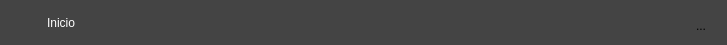
     <widget class="QWidget" name="superior_bar" native="true">
      <property name="minimumSize">
       <size>
        <width>0</width>
        <height>45</height>
       </size>
      </property>
      <property name="maximumSize">
       <size>
        <width>16777215</width>
        <height>45</height>
       </size>
      </property>
      <property name="styleSheet">
       <string notr="true">background-color: rgb(68, 68, 68);/*rgb(77, 77, 127);*/</string>
      </property>
      <layout class="QGridLayout" name="gridLayout_18">
       <item row="0" column="2">
        <spacer name="horizontalSpacer_2">
         <property name="orientation">
          <enum>Qt::Horizontal</enum>
         </property>
         <property name="sizeHint" stdset="0">
          <size>
           <width>605</width>
           <height>20</height>
          </size>
         </property>
        </spacer>
       </item>
       <item row="0" column="1">
        <widget class="QLabel" name="section_name">
         <property name="styleSheet">
          <string notr="true">font: 18pt &quot;Segoe UI&quot;;
color: rgb(255, 255, 255);</string>
         </property>
         <property name="text">
          <string>Inicio</string>
         </property>
        </widget>
       </item>
       <item row="0" column="3">
        <widget class="QToolButton" name="go_back">
         <property name="minimumSize">
          <size>
           <width>30</width>
           <height>30</height>
          </size>
         </property>
         <property name="maximumSize">
          <size>
           <width>30</width>
           <height>30</height>
          </size>
         </property>
         <property name="styleSheet">
          <string notr="true">QToolButton{
	background-color:transparent;
	border-radius: 15px;
}
QToolButton:hover{
	background-color: rgba(0, 0, 0, 150);
}
</string>
         </property>
         <property name="text">
          <string>...</string>
         </property>
         <property name="icon">
          <iconset resource="resources.qrc">
           <normaloff>:/icons/icons/back_white.png</normaloff>:/icons/icons/back_white.png</iconset>
         </property>
         <property name="iconSize">
          <size>
           <width>40</width>
           <height>40</height>
          </size>
         </property>
        </widget>
       </item>
       <item row="0" column="0">
        <widget class="QLabel" name="section_img">
         <property name="minimumSize">
          <size>
           <width>30</width>
           <height>30</height>
          </size>
         </property>
         <property name="maximumSize">
          <size>
           <width>30</width>
           <height>30</height>
          </size>
         </property>
         <property name="text">
          <string/>
         </property>
         <property name="pixmap">
          <pixmap resource="resources.qrc">:/icons/icons/home.png</pixmap>
         </property>
         <property name="scaledContents">
          <bool>true</bool>
         </property>
         <property name="alignment">
          <set>Qt::AlignCenter</set>
         </property>
        </widget>
       </item>
      </layout>
     </widget>
